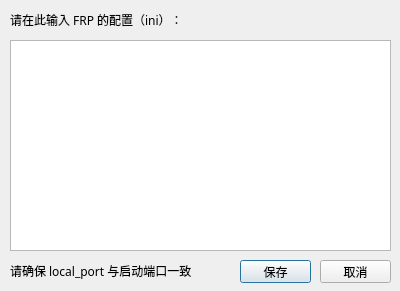
<?xml version="1.0" encoding="UTF-8"?>
<ui version="4.0">
 <class>FrpConfigure</class>
 <widget class="QDialog" name="FrpConfigure">
  <property name="geometry">
   <rect>
    <x>0</x>
    <y>0</y>
    <width>400</width>
    <height>291</height>
   </rect>
  </property>
  <property name="font">
   <font>
    <family>微软雅黑</family>
   </font>
  </property>
  <property name="windowTitle">
   <string>配置 FRP 穿透</string>
  </property>
  <widget class="QPlainTextEdit" name="config">
   <property name="geometry">
    <rect>
     <x>10</x>
     <y>40</y>
     <width>381</width>
     <height>211</height>
    </rect>
   </property>
   <property name="documentTitle">
    <string/>
   </property>
   <property name="plainText">
    <string/>
   </property>
  </widget>
  <widget class="QLabel" name="label">
   <property name="geometry">
    <rect>
     <x>10</x>
     <y>10</y>
     <width>381</width>
     <height>20</height>
    </rect>
   </property>
   <property name="font">
    <font>
     <family>微软雅黑</family>
    </font>
   </property>
   <property name="text">
    <string>请在此输入 FRP 的配置（ini）：</string>
   </property>
  </widget>
  <widget class="QLabel" name="label_2">
   <property name="geometry">
    <rect>
     <x>10</x>
     <y>260</y>
     <width>211</width>
     <height>21</height>
    </rect>
   </property>
   <property name="font">
    <font>
     <family>微软雅黑</family>
    </font>
   </property>
   <property name="text">
    <string>请确保 local_port 与启动端口一致</string>
   </property>
  </widget>
  <widget class="QPushButton" name="saveButton">
   <property name="geometry">
    <rect>
     <x>240</x>
     <y>260</y>
     <width>71</width>
     <height>23</height>
    </rect>
   </property>
   <property name="text">
    <string>保存</string>
   </property>
  </widget>
  <widget class="QPushButton" name="cancelButton">
   <property name="geometry">
    <rect>
     <x>320</x>
     <y>260</y>
     <width>71</width>
     <height>23</height>
    </rect>
   </property>
   <property name="text">
    <string>取消</string>
   </property>
  </widget>
 </widget>
 <resources/>
 <connections/>
</ui>
